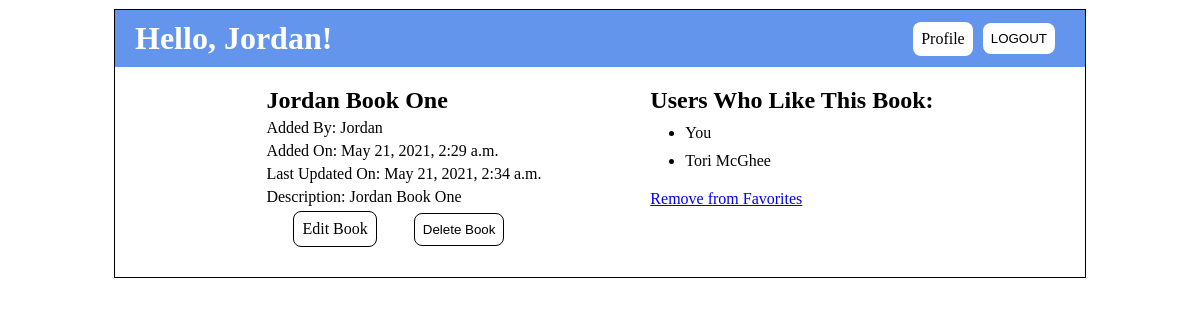
/books/6 (signed in), run on the app's committed database.
### login_registration_app/models.py (models this page shows)
class User(models.Model):
    first_name = models.CharField(max_length = 255)
    last_name = models.CharField(max_length = 255)
    email = models.EmailField(unique=True)
    password = models.CharField(max_length = 255)
    objects = UserManager()
    created_at = models.DateTimeField(auto_now_add=True)
    updated_at = models.DateTimeField(auto_now=True)

### fav_books_app/models.py (models this page shows)
class Book(models.Model):
    title = models.CharField(max_length=255)
    desc = models.TextField()
    uploaded_by = models.ForeignKey(User, related_name="uploaded_books", on_delete=models.CASCADE)
    users_who_like = models.ManyToManyField(User, related_name="favorited_books")
    objects = BookManager()
    created_at = models.DateTimeField(auto_now_add=True)
    updated_at = models.DateTimeField(auto_now=True)

### fav_books_app/views.py (the view)
# urls.py: path('<int:id>', views.view_book),
def view_book(request, id):
    this_book = Book.objects.get(id=id)
    context = {
        "this_book" : this_book,
        "user": User.objects.get(id=request.session["user_id"]),
        "users_who_like": this_book.users_who_like.all()
    }
    return render(request, "view_book.html", context)

### fav_books_app/templates/view_book.html (shortened to what this page needs)
{% extends 'base.html' %}
{% block content %}
<div id="nav">
    <h1>Hello, {{user.first_name}}!</h1>
    <div id="nav_right">
        <a href="/books" id="profile">Profile</a>
        <form action="logout" method="POST">
            <input type="submit" value="LOGOUT" class="button" id="logout">
        </form>
    </div>
</div>
<div id="view_main">
    <div id="left_view">
        <h2>{{this_book.title}}</h2>
        <p>Added By: {{this_book.uploaded_by.first_name}}</p>
        <p>Added On: {{this_book.created_at}}</p>
        <p>Last Updated On: {{this_book.updated_at}}</p>
        <p>Description: {{this_book.desc}}</p>
        <div id="view_buttons">
            {% if this_book.uploaded_by == user %}
            <a href="{{this_book.id}}/edit" class="button">Edit Book</a>
            <form action="{{this_book.id}}/delete" method="POST">
                <input type="submit" value="Delete Book" class="button" id="delete">
            </form>
            {% endif %}
        </div>
    </div>
    <div id="right_view">
        <div id="view_right_top">
            <h2>Users Who Like This Book:</h2>
            <ul>
                {% for person in users_who_like %}
                    {% if person == user %}
                    <li>You</li>
                    {% elif person != user %}
                    <li>{{person.first_name}} {{person.last_name}}</li>
                    {% endif %}
                {% endfor %}
            </ul>
        </div>
        <div id="view_right_bottom">
            {% if user not in users_who_like %}
            <a href="{{this_book.id}}/addfav/view">Add to Favorites</a>
            {% else %}
            <a href="{{this_book.id}}/removefav/view">Remove from Favorites</a>
            {% endif %}
        </div>
    </div>
</div>
{% endblock %}

### fav_books_app/static/css/books.css (style rules this page uses)
* { margin: 0px; padding: 0px; }
#nav { display: flex; justify-content: space-between; align-items: center; padding: 10px 20px; background-color: cornflowerblue; color: white; }
#nav_right { display: flex; justify-content: space-evenly; align-items: center; }
#addbook, #profile, #logout { margin-right: 10px; text-decoration: none; color: black; background-color: white; padding: 8px; border-radius: 8px; border: none; }
.button { margin-right: 10px; text-decoration: none; color: black; background-color: white; padding: 8px; border-radius: 8px; border: 1px solid black; }
#view_main { width: 80%; margin: 20px auto; display: flex; align-items: flex-start; justify-content: space-around; }
#left_view p { margin: 5px 0px; }
#view_buttons { display: flex; justify-content: space-evenly; align-items: center; }
#view_buttons a { color: black; }
#view_right_top li { margin: 10px 0px 10px 55px; }
#view_right_bottom { margin-top: 20px; }
#right_view ul li { margin: 10px 0px 10px 35px; }

### data on the page
User: first_name "Jordan", shows "You"
Book: title "Jordan Book One", uploaded_by.first_name "Jordan", created_at "May 21, 2021, 2:29 a.m.", updated_at "May 21, 2021, 2:34 a.m.", desc "Jordan Book One"
User: first_name "Tori", last_name "McGhee"
